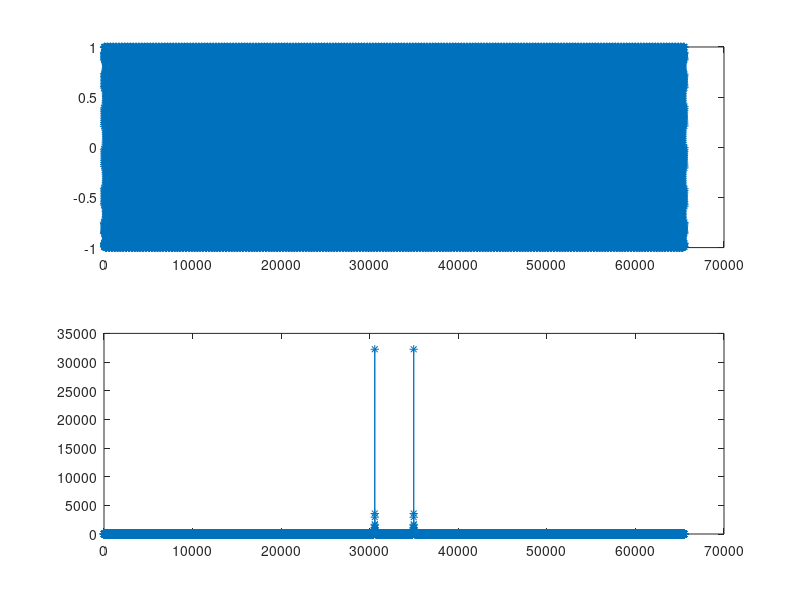
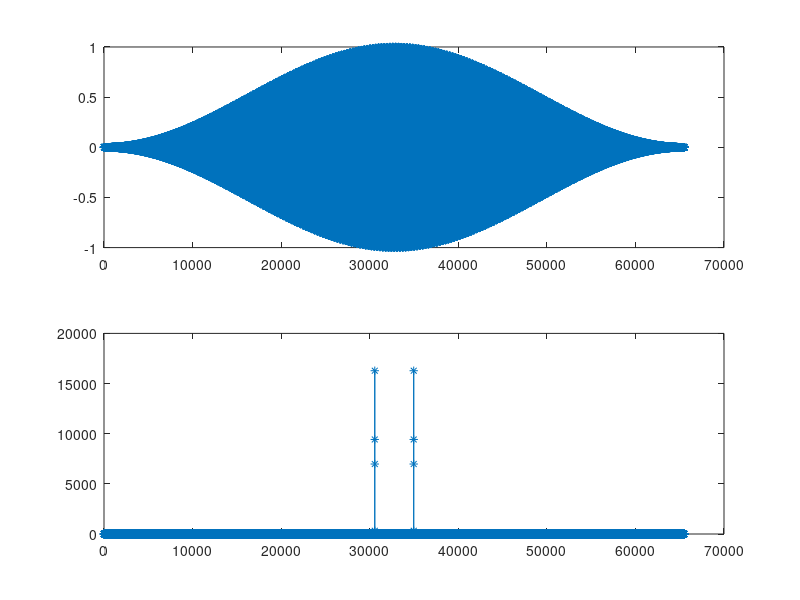
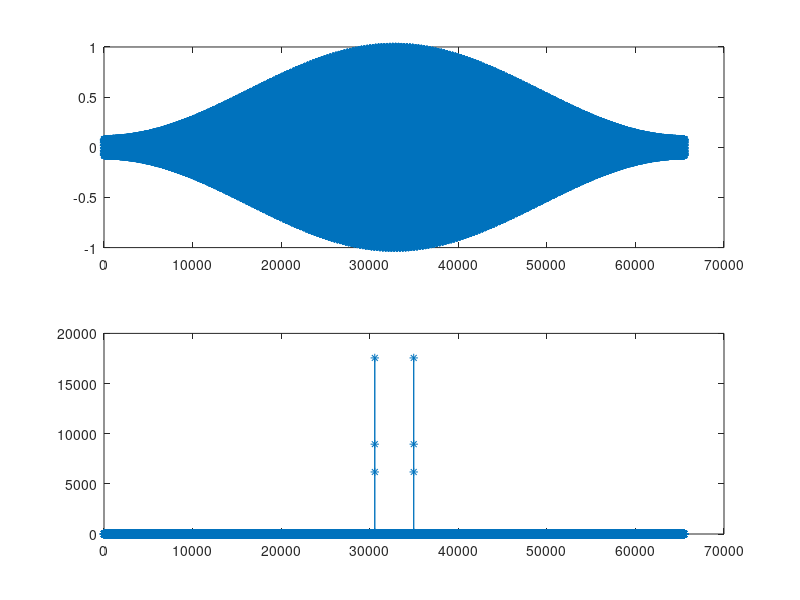

Source code (MATLAB) for these figures, in order:
clear;
clc;
close all;

fs=1000;
fin=466.459655762;
t=1:65536;
d=sin(2*pi*fin/fs*t);
subplot(2,1,1);
plot(d,'-*')
subplot(2,1,2);
plot(abs(fft(d)),'-*');

w=hanning(length(t));
w=w';
figure;
subplot(2,1,1);
plot(w.*d,'-*');
subplot(2,1,2);
plot(abs(fft(w.*d)),'-*');

w=hamming(length(t));
w=w';
figure;
subplot(2,1,1);
plot(w.*d,'-*');
subplot(2,1,2);
plot(abs(fft(w.*d)),'-*');